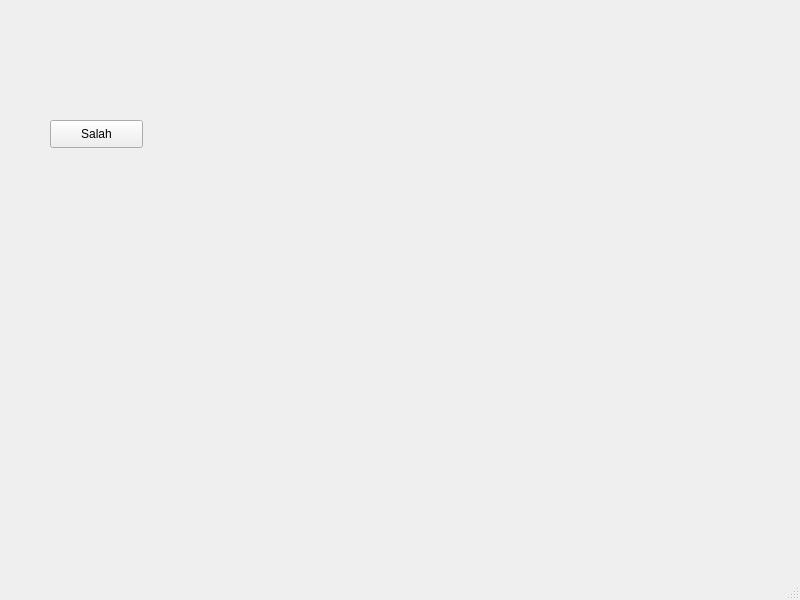
<?xml version="1.0" encoding="UTF-8"?>
<ui version="4.0">
 <class>MainWindow</class>
 <widget class="QMainWindow" name="MainWindow">
  <property name="geometry">
   <rect>
    <x>0</x>
    <y>0</y>
    <width>800</width>
    <height>600</height>
   </rect>
  </property>
  <property name="windowTitle">
   <string>MainWindow</string>
  </property>
  <widget class="QWidget" name="centralwidget">
   <widget class="QPushButton" name="pushButton">
    <property name="geometry">
     <rect>
      <x>50</x>
      <y>120</y>
      <width>93</width>
      <height>28</height>
     </rect>
    </property>
    <property name="text">
     <string>Salah</string>
    </property>
   </widget>
  </widget>
  <widget class="QMenuBar" name="menubar">
   <property name="geometry">
    <rect>
     <x>0</x>
     <y>0</y>
     <width>800</width>
     <height>26</height>
    </rect>
   </property>
  </widget>
  <widget class="QStatusBar" name="statusbar"/>
 </widget>
 <resources/>
 <connections/>
</ui>
